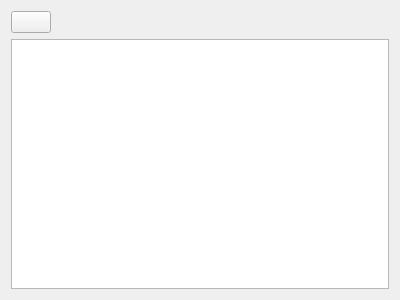
<?xml version="1.0" encoding="UTF-8"?>
<ui version="4.0">
 <class>FormPageProgressInfo</class>
 <widget class="QWidget" name="FormPageProgressInfo">
  <property name="geometry">
   <rect>
    <x>0</x>
    <y>0</y>
    <width>400</width>
    <height>300</height>
   </rect>
  </property>
  <property name="windowTitle">
   <string>Form</string>
  </property>
  <layout class="QGridLayout" name="gridLayout">
   <item row="1" column="0">
    <widget class="QPlainTextEdit" name="plainTextEdit"/>
   </item>
   <item row="0" column="0">
    <layout class="QGridLayout" name="gridLayout_4">
     <item row="1" column="1">
      <spacer name="horizontalSpacer">
       <property name="orientation">
        <enum>Qt::Horizontal</enum>
       </property>
       <property name="sizeHint" stdset="0">
        <size>
         <width>40</width>
         <height>20</height>
        </size>
       </property>
      </spacer>
     </item>
     <item row="1" column="0">
      <widget class="QPushButton" name="btnStop">
       <property name="text">
        <string/>
       </property>
       <property name="icon">
        <iconset resource="resources.qrc">
         <normaloff>:/Resources/stop.png</normaloff>:/Resources/stop.png</iconset>
       </property>
      </widget>
     </item>
    </layout>
   </item>
  </layout>
 </widget>
 <resources>
  <include location="resources.qrc"/>
 </resources>
 <connections/>
</ui>
